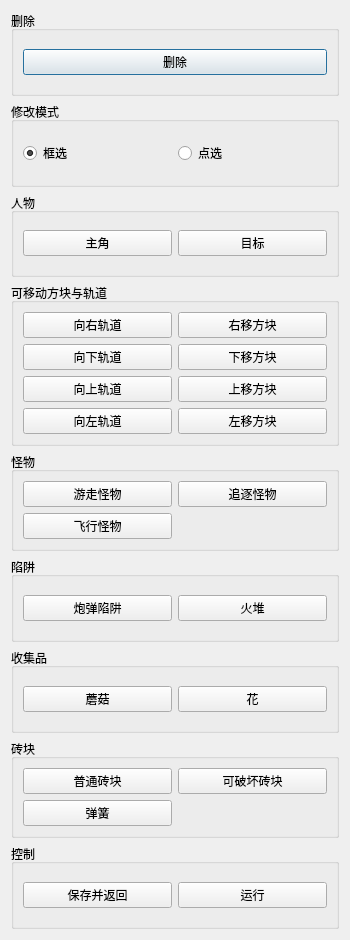
<?xml version="1.0" encoding="UTF-8"?>
<ui version="4.0">
 <class>EditPaintBoard</class>
 <widget class="QDialog" name="EditPaintBoard">
  <property name="windowModality">
   <enum>Qt::NonModal</enum>
  </property>
  <property name="geometry">
   <rect>
    <x>0</x>
    <y>0</y>
    <width>350</width>
    <height>940</height>
   </rect>
  </property>
  <property name="windowTitle">
   <string>PaintBoard</string>
  </property>
  <layout class="QVBoxLayout" name="verticalLayout">
   <item>
    <widget class="QGroupBox" name="groupBox_2">
     <property name="title">
      <string>删除</string>
     </property>
     <layout class="QGridLayout" name="gridLayout_7">
      <item row="0" column="0">
       <widget class="QPushButton" name="pushButton0">
        <property name="text">
         <string>删除</string>
        </property>
        <property name="icon">
         <iconset resource="resource.qrc">
          <normaloff>:/edit/EditMode/delete.png</normaloff>:/edit/EditMode/delete.png</iconset>
        </property>
       </widget>
      </item>
     </layout>
    </widget>
   </item>
   <item>
    <widget class="QGroupBox" name="groupBox_9">
     <property name="title">
      <string>修改模式</string>
     </property>
     <layout class="QHBoxLayout" name="horizontalLayout">
      <item>
       <widget class="QRadioButton" name="radioButtonRect">
        <property name="text">
         <string>框选</string>
        </property>
        <property name="checked">
         <bool>true</bool>
        </property>
       </widget>
      </item>
      <item>
       <widget class="QRadioButton" name="radioButtonDot">
        <property name="text">
         <string>点选</string>
        </property>
       </widget>
      </item>
     </layout>
    </widget>
   </item>
   <item>
    <widget class="QGroupBox" name="groupBox_3">
     <property name="title">
      <string>人物</string>
     </property>
     <layout class="QGridLayout" name="gridLayout_2">
      <item row="0" column="0">
       <widget class="QPushButton" name="pushButton1">
        <property name="text">
         <string>主角</string>
        </property>
        <property name="icon">
         <iconset resource="resource.qrc">
          <normaloff>:/edit/EditMode/mario_stop.png</normaloff>:/edit/EditMode/mario_stop.png</iconset>
        </property>
       </widget>
      </item>
      <item row="0" column="1">
       <widget class="QPushButton" name="pushButton2">
        <property name="text">
         <string>目标</string>
        </property>
        <property name="icon">
         <iconset resource="resource.qrc">
          <normaloff>:/edit/EditMode/peach_sprite.png</normaloff>:/edit/EditMode/peach_sprite.png</iconset>
        </property>
       </widget>
      </item>
     </layout>
    </widget>
   </item>
   <item>
    <widget class="QGroupBox" name="groupBox_4">
     <property name="title">
      <string>可移动方块与轨道</string>
     </property>
     <layout class="QGridLayout" name="gridLayout">
      <item row="0" column="0">
       <widget class="QPushButton" name="pushButton3">
        <property name="text">
         <string>向右轨道</string>
        </property>
        <property name="icon">
         <iconset resource="resource.qrc">
          <normaloff>:/edit/EditMode/rail_right.png</normaloff>:/edit/EditMode/rail_right.png</iconset>
        </property>
       </widget>
      </item>
      <item row="3" column="0">
       <widget class="QPushButton" name="pushButton6">
        <property name="text">
         <string>向左轨道</string>
        </property>
        <property name="icon">
         <iconset resource="resource.qrc">
          <normaloff>:/edit/EditMode/rail_left.png</normaloff>:/edit/EditMode/rail_left.png</iconset>
        </property>
       </widget>
      </item>
      <item row="1" column="0">
       <widget class="QPushButton" name="pushButton4">
        <property name="text">
         <string>向下轨道</string>
        </property>
        <property name="icon">
         <iconset resource="resource.qrc">
          <normaloff>:/edit/EditMode/rail_down.png</normaloff>:/edit/EditMode/rail_down.png</iconset>
        </property>
       </widget>
      </item>
      <item row="2" column="0">
       <widget class="QPushButton" name="pushButton5">
        <property name="text">
         <string>向上轨道</string>
        </property>
        <property name="icon">
         <iconset resource="resource.qrc">
          <normaloff>:/edit/EditMode/rail_up.png</normaloff>:/edit/EditMode/rail_up.png</iconset>
        </property>
       </widget>
      </item>
      <item row="0" column="1">
       <widget class="QPushButton" name="pushButton7">
        <property name="text">
         <string>右移方块</string>
        </property>
        <property name="icon">
         <iconset resource="resource.qrc">
          <normaloff>:/edit/EditMode/floor_right.jpg</normaloff>:/edit/EditMode/floor_right.jpg</iconset>
        </property>
       </widget>
      </item>
      <item row="1" column="1">
       <widget class="QPushButton" name="pushButton8">
        <property name="text">
         <string>下移方块</string>
        </property>
        <property name="icon">
         <iconset resource="resource.qrc">
          <normaloff>:/edit/EditMode/floor_down.jpg</normaloff>:/edit/EditMode/floor_down.jpg</iconset>
        </property>
       </widget>
      </item>
      <item row="2" column="1">
       <widget class="QPushButton" name="pushButton9">
        <property name="text">
         <string>上移方块</string>
        </property>
        <property name="icon">
         <iconset resource="resource.qrc">
          <normaloff>:/edit/EditMode/floor_up.jpg</normaloff>:/edit/EditMode/floor_up.jpg</iconset>
        </property>
       </widget>
      </item>
      <item row="3" column="1">
       <widget class="QPushButton" name="pushButton10">
        <property name="text">
         <string>左移方块</string>
        </property>
        <property name="icon">
         <iconset resource="resource.qrc">
          <normaloff>:/edit/EditMode/floor_left.jpg</normaloff>:/edit/EditMode/floor_left.jpg</iconset>
        </property>
       </widget>
      </item>
     </layout>
    </widget>
   </item>
   <item>
    <widget class="QGroupBox" name="groupBox_5">
     <property name="title">
      <string>怪物</string>
     </property>
     <layout class="QGridLayout" name="gridLayout_4">
      <item row="0" column="0">
       <widget class="QPushButton" name="pushButton11">
        <property name="text">
         <string>游走怪物</string>
        </property>
        <property name="icon">
         <iconset resource="resource.qrc">
          <normaloff>:/edit/EditMode/dark_eater.png</normaloff>:/edit/EditMode/dark_eater.png</iconset>
        </property>
       </widget>
      </item>
      <item row="0" column="1">
       <widget class="QPushButton" name="pushButton12">
        <property name="text">
         <string>追逐怪物</string>
        </property>
        <property name="icon">
         <iconset resource="resource.qrc">
          <normaloff>:/edit/EditMode/dark_eater_die.png</normaloff>:/edit/EditMode/dark_eater_die.png</iconset>
        </property>
       </widget>
      </item>
      <item row="1" column="0">
       <widget class="QPushButton" name="pushButton13">
        <property name="text">
         <string>飞行怪物</string>
        </property>
        <property name="icon">
         <iconset resource="resource.qrc">
          <normaloff>:/edit/EditMode/fantom_sprite.png</normaloff>:/edit/EditMode/fantom_sprite.png</iconset>
        </property>
       </widget>
      </item>
     </layout>
    </widget>
   </item>
   <item>
    <widget class="QGroupBox" name="groupBox_6">
     <property name="title">
      <string>陷阱</string>
     </property>
     <layout class="QGridLayout" name="gridLayout_5">
      <item row="0" column="0">
       <widget class="QPushButton" name="pushButton14">
        <property name="text">
         <string>炮弹陷阱</string>
        </property>
        <property name="icon">
         <iconset resource="resource.qrc">
          <normaloff>:/edit/EditMode/mysticTree.png</normaloff>:/edit/EditMode/mysticTree.png</iconset>
        </property>
       </widget>
      </item>
      <item row="0" column="1">
       <widget class="QPushButton" name="pushButton15">
        <property name="text">
         <string>火堆</string>
        </property>
        <property name="icon">
         <iconset resource="resource.qrc">
          <normaloff>:/edit/EditMode/fire.png</normaloff>:/edit/EditMode/fire.png</iconset>
        </property>
       </widget>
      </item>
     </layout>
    </widget>
   </item>
   <item>
    <widget class="QGroupBox" name="groupBox_7">
     <property name="title">
      <string>收集品</string>
     </property>
     <layout class="QGridLayout" name="gridLayout_6">
      <item row="0" column="0">
       <widget class="QPushButton" name="pushButton16">
        <property name="text">
         <string>蘑菇</string>
        </property>
        <property name="icon">
         <iconset resource="resource.qrc">
          <normaloff>:/edit/EditMode/champ_gris.png</normaloff>:/edit/EditMode/champ_gris.png</iconset>
        </property>
       </widget>
      </item>
      <item row="0" column="1">
       <widget class="QPushButton" name="pushButton17">
        <property name="text">
         <string>花</string>
        </property>
        <property name="icon">
         <iconset resource="resource.qrc">
          <normaloff>:/edit/EditMode/flower.png</normaloff>:/edit/EditMode/flower.png</iconset>
        </property>
       </widget>
      </item>
     </layout>
    </widget>
   </item>
   <item>
    <widget class="QGroupBox" name="groupBox_8">
     <property name="title">
      <string>砖块</string>
     </property>
     <layout class="QGridLayout" name="gridLayout_8">
      <item row="0" column="0">
       <widget class="QPushButton" name="pushButton18">
        <property name="text">
         <string>普通砖块</string>
        </property>
        <property name="icon">
         <iconset resource="resource.qrc">
          <normaloff>:/edit/EditMode/floor_uni.png</normaloff>:/edit/EditMode/floor_uni.png</iconset>
        </property>
       </widget>
      </item>
      <item row="0" column="1">
       <widget class="QPushButton" name="pushButton19">
        <property name="text">
         <string>可破坏砖块</string>
        </property>
        <property name="icon">
         <iconset resource="resource.qrc">
          <normaloff>:/edit/EditMode/floor_breakable.png</normaloff>:/edit/EditMode/floor_breakable.png</iconset>
        </property>
       </widget>
      </item>
      <item row="1" column="0">
       <widget class="QPushButton" name="pushButton20">
        <property name="text">
         <string>弹簧</string>
        </property>
        <property name="icon">
         <iconset resource="resource.qrc">
          <normaloff>:/edit/EditMode/spring.png</normaloff>:/edit/EditMode/spring.png</iconset>
        </property>
       </widget>
      </item>
     </layout>
    </widget>
   </item>
   <item>
    <widget class="QGroupBox" name="groupBox">
     <property name="title">
      <string>控制</string>
     </property>
     <layout class="QGridLayout" name="gridLayout_3">
      <item row="0" column="1">
       <widget class="QPushButton" name="pushButtonRun">
        <property name="text">
         <string>运行</string>
        </property>
       </widget>
      </item>
      <item row="0" column="0">
       <widget class="QPushButton" name="pushButtonSave">
        <property name="text">
         <string>保存并返回</string>
        </property>
       </widget>
      </item>
     </layout>
    </widget>
   </item>
  </layout>
 </widget>
 <resources>
  <include location="resource.qrc"/>
 </resources>
 <connections/>
</ui>
